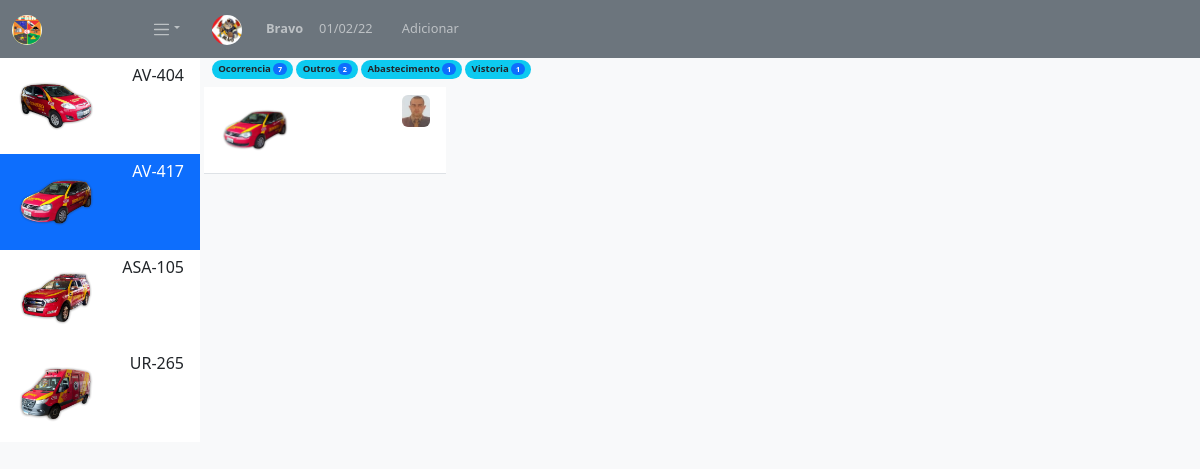
/mapadet/?idmapa=4&idvtr=35, run on the app's committed database.
### tables this page shows
CREATE TABLE IF NOT EXISTS `vtr` (
  `vtrid` int(11) NOT NULL AUTO_INCREMENT,
  `vtrpref` varchar(50) DEFAULT NULL,
  `vtrtipo` varchar(50) DEFAULT NULL,
  `vtrmarcamod` varchar(50) DEFAULT NULL,
  `vtrano` varchar(50) DEFAULT NULL,
  `vtrstatus` varchar(50) DEFAULT NULL,
  `vtrimg` varchar(50) DEFAULT 'thumb.png',
  `vtrplaca` varchar(50) DEFAULT NULL,
  `vtrchassi` varchar(50) DEFAULT NULL,
  `vtrrenavan` varchar(50) DEFAULT NULL,
  `vtrcombustivel` varchar(50) DEFAULT NULL,
  `vtrpneu` varchar(50) DEFAULT NULL,
  `vtrodomatual` varchar(50) DEFAULT NULL,
  `vtroutros` varchar(50) DEFAULT NULL,
  `vtrvaloratualtgr` varchar(50) DEFAULT NULL,
  `vtrespecie` varchar(50) DEFAULT NULL,
  `vtrclasse` varchar(50) DEFAULT NULL,
  PRIMARY KEY (`vtrid`)
);

CREATE TABLE IF NOT EXISTS `mapas` (
  `idmapa` int(11) NOT NULL AUTO_INCREMENT,
  `ala` varchar(50) NOT NULL,
  `idofdia` int(11) NOT NULL DEFAULT '0',
  `idchefe` int(11) NOT NULL DEFAULT '0',
  `idtelefonista1` int(11) NOT NULL DEFAULT '0',
  `idtelefonista2` int(11) NOT NULL DEFAULT '0',
  `data` datetime DEFAULT NULL,
  PRIMARY KEY (`idmapa`)
);

CREATE TABLE IF NOT EXISTS `detmapa` (
  `iddetmp` int(11) NOT NULL AUTO_INCREMENT,
  `idmapa` int(11) NOT NULL,
  `idvtr` int(11) NOT NULL,
  `idpessoa` int(11) NOT NULL,
  `odomsaida` varchar(50) NOT NULL,
  `odomentr` varchar(50) NOT NULL,
  `horasaida` time NOT NULL,
  `horaentr` time NOT NULL,
  `destino` varchar(255) NOT NULL,
  `obs` varchar(50) NOT NULL,
  `detmp_status` varchar(50) NOT NULL DEFAULT 'aberta',
  `num_rai` varchar(50) NOT NULL DEFAULT '0',
  PRIMARY KEY (`iddetmp`),
  KEY `idmapa` (`idmapa`),
  KEY `idvtr` (`idvtr`)
);

CREATE TABLE IF NOT EXISTS `pessoas` (
  `codmil` int(11) NOT NULL AUTO_INCREMENT,
  `grad` text,
  `rg` varchar(50) DEFAULT NULL,
  `nomeguerra` text,
  `nome` text,
  `contato` text,
  `img` text,
  `pstatus` text,
  `login` varchar(50) DEFAULT NULL,
  `senha` varchar(50) DEFAULT NULL,
  PRIMARY KEY (`codmil`)
);

### mapadet/index.php (the view, shortened to what this page needs)
<?php
include_once "../templates/header.php";
require_once '../conexao.php';
$idmapa = $_GET['idmapa'];
$sql_detmapa = "SELECT idvtr FROM detmapa WHERE idmapa=$idmapa GROUP BY idvtr ";
$result_detmapa = $conn->query($sql_detmapa);
$row_detmapa = $result_detmapa->fetch_assoc();
if ($result_detmapa->num_rows > 0) {
echo "<div>";
do {
    $idvtr = $row_detmapa['idvtr'];
    $sql = "SELECT vtrid, vtrimg, vtrtipo FROM vtr WHERE vtrid=$idvtr";
    $res = $conn->query($sql);
    $row = $res->fetch_assoc();
      $img =  $row['vtrimg'];
      $tipo = $row['vtrtipo'];
  ;?>
  <div class="list-group list-group-flush">
    <a href='?idmapa=<?=$idmapa;?>&idvtr=<?=$idvtr;?>' class="list-group-item list-group-item-action <?php if(($idvtr == $_GET['idvtr']) OR ($tipo == $_GET['vtrtipo']))  echo 'active';?>" aria-current="true">
      <div class="d-flex justify-content-between">
        <img src='../veiculos/vtrimg/<?=$img;?>' width="80" >
        <h6><?=$tipo;?></h6>
      </div>
    </a>
  </div>
 <?php } while ($row_detmapa = $result_detmapa->fetch_assoc());
  echo "</div>";
};
  echo "</div>";
    $sql = "SELECT * FROM mapas WHERE idmapa = $idmapa";
    $res = $conn->query($sql);
    $row = $res->fetch_assoc();
    switch ($row['ala']) {
      case 'Bravo':
        $alaimg = 'bravo.jpeg';
        break;
    }
?>
<div class="col-sm">
  <div class="row">
    <nav class="navbar navbar-expand-sm navbar-dark bg-secondary">
      <div class="container-fluid">
      <a class="navbar-brand" href="?idmapa=<?=$idmapa;?>">
        <img src="../img/<?=$alaimg;?>" width="30" height="30" class="rounded-circle">
      </a>
        <div class="collapse navbar-collapse" id="mynavbar">
          <ul class="navbar-nav me-auto">
            <li class="nav-item">
              <a class="nav-link" href="?idmapa=<?=$idmapa;?>"><b><?=$row['ala'];?></b></a>
            </li>
            <li class="nav-item">
              <a class="nav-link" href="javascript:void(0)"><?=date('d/m/y', (strtotime($row["data"])));?></a>
            </li>
            <li class="nav-item">
              <a class="nav-link" href="?idmapa=<?=$idmapa;?>&acao=ins"><i class="fas fa-plus-circle"></i> Adicionar</a>
            </li>
          </ul>
        </div>
      </div>
    </nav>
  </div>
  <div class="row">
  <div class="container-fluid mb-1">
    <?php
    $sql_rel = "SELECT destino, count(*) AS qnt  FROM detmapa WHERE idmapa = $idmapa GROUP BY destino ORDER BY qnt DESC";
    $res_rel = $conn->query($sql_rel);
    $row_rel = $res_rel->fetch_assoc();
    if($res_rel->num_rows > 0) {
     do {  $qnt_rel = $row_rel['qnt']; ?>
        <a href="?idmapa=<?=$idmapa;?>&dest=<?=$row_rel['destino'];?>">
          <span class="badge rounded-pill bg-info text-dark"><?=$row_rel['destino'];?> <span class="badge bg-primary"><?=$qnt_rel;?></span></span>
        </a>
    <?php } while ($row_rel = $res_rel->fetch_assoc());
    };
     do {  $qnt_status = $row_status['qnt']; ?>
    <?php } while ($row_rel = $res_rel->fetch_assoc());
  echo "</div></div>";
if($result_detmapa->num_rows > 0) {
echo "<div class='row'>";
      if(!empty($_GET['idvtr'])) { include_once "analit.php"; };
  echo "</div>";
} else include_once "form.php";
include '../templates/footer.php';?>

### templates/header.php (shortened to what this page needs)
<!DOCTYPE html>
<html lang="pt-br">
<head>
<link href="../bootstrap/css/bootstrap.min.css" rel="stylesheet" rel="stylesheet">
<link rel="stylesheet" type="text/css" href="../css/index.css">
</head>
<body class="bg-light">
  <div class="container-fluid">
    <div class="row">
      <div class="col-sm-2 p-0" >
        <nav class="navbar navbar-expand-sm bg-secondary navbar-dark">
          <div class="container-fluid">
            <a class="navbar-brand" href="#">
              <img src="../img/9bbm.png" alt="Logo" height="30" width="30" class="rounded-pill p-0">
            </a>
            <ul class="navbar-nav">
              <li class="nav-item dropdown">
                <a class="nav-link dropdown-toggle" href="index.php" role="button" data-bs-toggle="dropdown" aria-expanded="false">
                  <span class="navbar-toggler-icon"></span></a>
              </li>
            </ul>
          </div>
        </nav>

### mapadet/analit.php (shortened to what this page needs)
    <div class="col-sm-3 p-1 overflow-scroll list-group" style="height:470px">
    <?php
    if(!empty($_GET['idvtr'])) {
      $idvtr = $_GET['idvtr'];
      $sql_det = "SELECT * FROM detmapa, vtr, pessoas  WHERE idmapa = $idmapa AND idvtr = $idvtr AND vtrid = idvtr AND idpessoa = codmil ORDER BY iddetmp DESC ";
    }
      $result_det = $conn->query($sql_det);
      $row_det = $result_det->fetch_assoc();
 do {
      $iddetmp = $row_det['iddetmp'];
      $idvtr = $row_det["idvtr"];
      $vtrimg = $row_det["vtrimg"];
      $pessoaimg = $row_det["img"];
      $status = $row_det["detmp_status"];
      ;?>
      <div class="list-group list-group-flush border-bottom">
        <a href="?idmapa=<?=$idmapa;?>&idvtr=<?=$idvtr;?>&iddetmp=<?=$iddetmp;?>" class="list-group-item list-group-item-action <?php if($iddetmp == $_GET['iddetmp']) echo 'active'; elseif($status == 'aberta') echo "bg-warning";?>" aria-current="true">
          <div class="d-flex justify-content-between">
            <img  src="../veiculos/vtrimg/<?=$vtrimg?>" width="70">
            <img  src="../pessoas/pessoas_img/<?=$pessoaimg; ?>" class="rounded-2" width="28" height="32">
            </div>
         </a>
       </div>
<?php } while ($row_det = $result_det->fetch_assoc()) ; ?>
</div>

### templates/footer.php (shortened to what this page needs)
</div>
</div>
</body>
</html>

### css/index.css (style rules this page uses)
a:hover, a:link, a:visited, a:active { text-decoration: none }

### data on the page
vtr: vtrimg (picture), vtrtipo "AV-404"
vtr: vtrimg (picture), vtrtipo "AV-417"
vtr: vtrimg (picture), vtrtipo "ASA-105"
vtr: vtrimg (picture), vtrtipo "UR-265"
mapas: ala "Bravo", data "01/02/22"
detmapa: idvtr.vtrimg (picture), idpessoa.img (picture)

### other printed values
$row_rel['destino'] "Ocorrencia"
$qnt_rel "7"
$row_rel['destino'] "Outros"
$qnt_rel "2"
$row_rel['destino'] "Abastecimento"
$qnt_rel "1"
$row_rel['destino'] "Vistoria"
